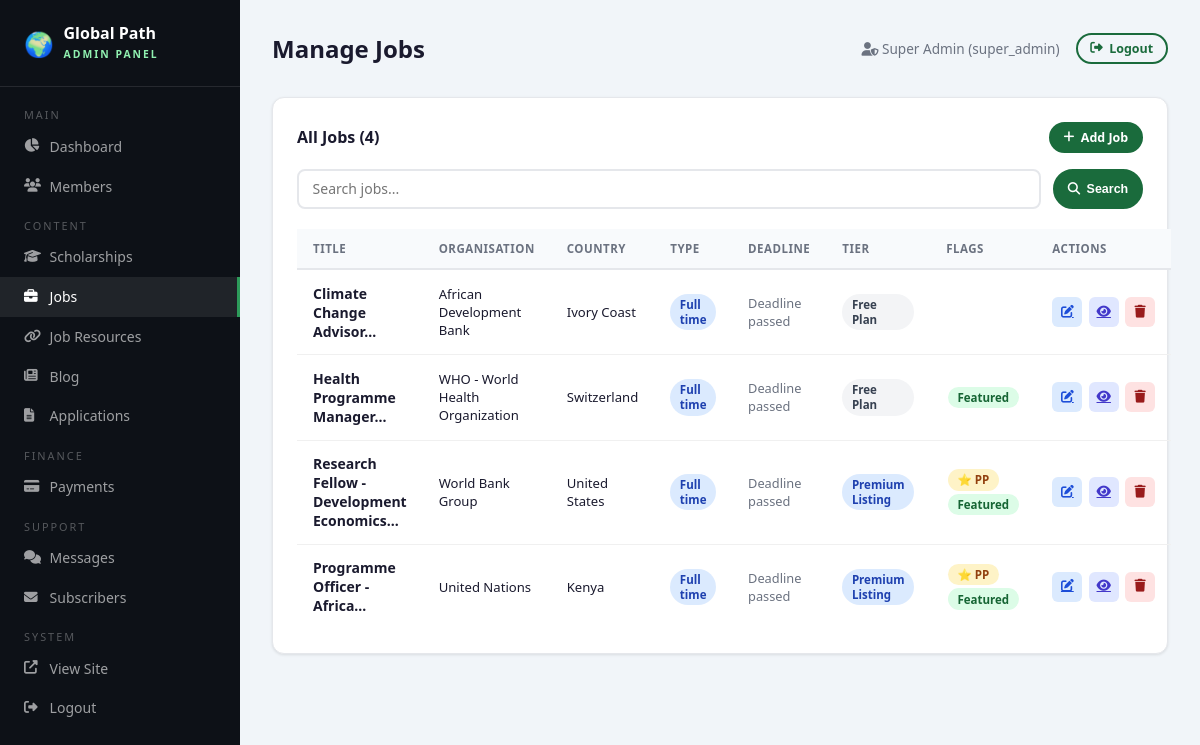
The page /admin/jobs.php (signed in) on the database its author committed.
### tables this page shows
CREATE TABLE jobs (
    id INT AUTO_INCREMENT PRIMARY KEY,
    title VARCHAR(300) NOT NULL,
    organization VARCHAR(200) NOT NULL,
    location VARCHAR(200) NOT NULL,
    country VARCHAR(150) NOT NULL,
    description TEXT NOT NULL,
    requirements TEXT,
    salary_range VARCHAR(100),
    deadline DATE,
    link VARCHAR(500),
    source_org VARCHAR(200),
    job_type ENUM('full_time','part_time','contract','internship','volunteer') DEFAULT 'full_time',
    sector VARCHAR(150),
    is_premium_only TINYINT(1) DEFAULT 0 COMMENT '1 = Premium Plus first access',
    is_featured TINYINT(1) DEFAULT 0,
    is_active TINYINT(1) DEFAULT 1,
    image VARCHAR(255) NULL,
    created_by INT,
    listing_origin VARCHAR(20) NOT NULL DEFAULT 'manual',
    external_source_key VARCHAR(120) NULL,
    external_id VARCHAR(191) NULL,
    published_at DATETIME NULL,
    last_seen_at DATETIME NULL,
    last_synced_at DATETIME NULL,
    live_metadata MEDIUMTEXT NULL,
    created_at DATETIME DEFAULT CURRENT_TIMESTAMP,
    updated_at DATETIME DEFAULT CURRENT_TIMESTAMP ON UPDATE CURRENT_TIMESTAMP,
    FOREIGN KEY (created_by) REFERENCES admins(id) ON DELETE SET NULL
);

### css/includes/config.php (called while the page is built, shortened)
<?php
function sanitize($input) {
    return htmlspecialchars(strip_tags(trim($input)), ENT_QUOTES, 'UTF-8');
}
?>

### includes/content_bootstrap.php (called while the page is built, shortened)
<?php
require_once __DIR__ . '/config.php';
function jobAccessTierLabel($tier) {
    $labels = [
        'free' => 'Free Plan',
        'premium' => 'Premium Listing',
        'premium_plus' => 'Premium Plus Listing',
    ];
    return $labels[$tier] ?? 'Free Plan';
}
function jobAccessTierBadgeClass($tier) {
    $classes = [
        'free' => 'badge-gray',
        'premium' => 'badge-blue',
        'premium_plus' => 'badge-premium',
    ];
    return $classes[$tier] ?? 'badge-gray';
}
function getJobOrderBySql($alias = '') {
    $prefix = $alias !== '' ? rtrim($alias, '.') . '.' : '';
    return "CASE WHEN {$prefix}deadline IS NOT NULL AND {$prefix}deadline < CURDATE() THEN 1 ELSE 0 END ASC, COALESCE({$prefix}published_at, {$prefix}updated_at, {$prefix}created_at) DESC, {$prefix}id DESC";
}
function jobDeadlineMeta(array $job) {
    $deadline = strtotime($job['deadline']);
    $today = strtotime(date('Y-m-d'));
    $daysLeft = (int)floor(($deadline - $today) / 86400);
    if ($daysLeft < 0) {
        return [
            'label' => 'Deadline passed',
            'class' => 'passed',
        ];
    }
    return [
        'label' => date('d M Y', $deadline),
        'class' => 'date',
    ];
}

### admin/jobs.php (the view, shortened to what this page needs)
<?php
require_once '../includes/content_bootstrap.php';
require_once 'header.php';
$db = getDB();
$search=sanitize($_GET['search']??'');
$where=$search?"WHERE title LIKE ? OR organization LIKE ?":'';
$params=$search?["%$search%","%$search%"]:[];
$page=max(1,(int)($_GET['page']??1));$perPage=15;$offset=($page-1)*$perPage;
$total=$db->prepare("SELECT COUNT(*) FROM jobs $where");$total->execute($params);$total=$total->fetchColumn();
$list=$db->prepare("SELECT * FROM jobs $where ORDER BY " . getJobOrderBySql() . " LIMIT $perPage OFFSET $offset");
$list->execute($params);$jobs=$list->fetchAll();
?>
<div class="admin-card">
    <div style="display:flex;justify-content:space-between;align-items:center;margin-bottom:1rem;flex-wrap:wrap;gap:.75rem;">
        <h3 style="font-size:1rem;font-weight:700;">All Jobs (<?= $total ?>)</h3>
        <a href="?add=1" class="btn btn-primary btn-sm"><i class="fas fa-plus"></i> Add Job</a>
    </div>
    <form method="GET" class="search-row">
        <input type="text" name="search" placeholder="Search jobs..." value="<?= htmlspecialchars($search) ?>">
        <button type="submit" class="btn btn-primary btn-sm"><i class="fas fa-search"></i> Search</button>
    </form>
    <table>
        <thead><tr><th>Title</th><th>Organisation</th><th>Country</th><th>Type</th><th>Deadline</th><th>Tier</th><th>Flags</th><th>Actions</th></tr></thead>
        <tbody>
        <?php foreach($jobs as $j): ?>
        <tr>
            <td><strong><?= htmlspecialchars(substr($j['title'],0,45)) ?>...</strong></td>
            <td style="font-size:.82rem"><?= htmlspecialchars($j['organization']) ?></td>
            <td style="font-size:.82rem"><?= htmlspecialchars($j['country']) ?></td>
            <td><span class="badge badge-blue"><?= str_replace('_',' ',ucfirst($j['job_type'])) ?></span></td>
            <?php $deadlineMeta = jobDeadlineMeta($j); $jobTier = $j['access_tier'] ?? (($j['is_premium_only'] ?? 0) ? 'premium' : 'free'); ?>
            <td style="font-size:.8rem;color:#6b7280"><?= htmlspecialchars($deadlineMeta['label']) ?></td>
            <td><span class="badge <?= jobAccessTierBadgeClass($jobTier) ?>"><?= htmlspecialchars(jobAccessTierLabel($jobTier)) ?></span></td>
            <td>
                <?php if($j['is_premium_only']): ?><span class="badge badge-gold" style="margin:.1rem;">⭐ PP</span><?php endif; ?>
                <?php if($j['is_featured']): ?><span class="badge badge-green" style="margin:.1rem;">Featured</span><?php endif; ?>
            </td>
            <td>
                <div style="display:flex;gap:.4rem;">
                    <a href="?edit=<?= $j['id'] ?>" class="btn-icon edit" title="Edit"><i class="fas fa-edit"></i></a>
                    <a href="<?= SITE_URL ?>/job-detail.php?id=<?= $j['id'] ?>" target="_blank" class="btn-icon edit" style="background:#e0e7ff;color:#4338ca" title="View"><i class="fas fa-eye"></i></a>
                    <button onclick="confirmDelete('?delete=<?= $j['id'] ?>','Delete this job?')" class="btn-icon delete"><i class="fas fa-trash"></i></button>
                </div>
            </td>
        </tr>
        <?php endforeach; ?>
        </tbody>
    </table>
</div>
<?php require_once 'footer.php'; ?>

### admin/header.php (style rules this page uses)
* { box-sizing:border-box;margin:0;padding:0 }
body { font-family:'Segoe UI',sans-serif;background:#f1f5f9;color:#1a1a2e; }
.admin-card { background:white;border-radius:12px;padding:1.5rem;box-shadow:0 1px 3px rgba(0,0,0,.1);border:1px solid #e5e7eb;margin-bottom:1.5rem; }
table { width:100%;border-collapse:collapse;font-size:.875rem }
th { background:#f8fafc;padding:.75rem 1rem;text-align:left;font-size:.72rem;font-weight:700;text-transform:uppercase;letter-spacing:.5px;color:#6b7280;border-bottom:2px solid #e5e7eb }
td { padding:.85rem 1rem;border-bottom:1px solid #f0f0f0;vertical-align:middle }
tr:last-child td { border-bottom:none }
.badge { display:inline-flex;align-items:center;gap:.25rem;padding:.2rem .6rem;border-radius:20px;font-size:.72rem;font-weight:600 }
.badge-green { background:#dcfce7;color:#166534 }
.badge-blue { background:#dbeafe;color:#1e40af }
.badge-gold { background:#fef3c7;color:#92400e }
.badge-gray { background:#f3f4f6;color:#374151 }
.btn { display:inline-flex;align-items:center;gap:.4rem;padding:.5rem 1.1rem;border-radius:50px;font-size:.85rem;font-weight:600;text-decoration:none;cursor:pointer;border:2px solid transparent;transition:.2s }
.btn-primary { background:#1a6b3c;color:white;border-color:#1a6b3c }
.btn-sm { padding:.3rem .8rem;font-size:.78rem }
.btn-icon { width:30px;height:30px;border-radius:6px;border:none;cursor:pointer;display:flex;align-items:center;justify-content:center;font-size:.8rem;transition:.2s }
.btn-icon.edit { background:#dbeafe;color:#1d4ed8 }
.btn-icon.delete { background:#fee2e2;color:#991b1b }
input[type=text],input[type=email],input[type=number],input[type=date],input[type=url],textarea,select { width:100%;padding:.65rem .9rem;border:2px solid #e5e7eb;border-radius:8px;font-size:.9rem;outline:none;transition:.2s;font-family:inherit }
.search-row { display:flex;gap:.75rem;margin-bottom:1.25rem;flex-wrap:wrap }
.search-row input,.search-row select { flex:1;min-width:140px;padding:.55rem .85rem;border:2px solid #e5e7eb;border-radius:8px;font-size:.875rem;outline:none }

### rows shown on the page
jobs: title "Climate Change Advisor", organization "African Development Bank", country "Ivory Coast", job_type "Full time", label "Deadline passed", is_premium_only "Free Plan"
jobs: title "Health Programme Manager", organization "WHO - World Health Organization", country "Switzerland", job_type "Full time", label "Deadline passed", is_premium_only "Free Plan", is_featured "Featured"
jobs: title "Research Fellow - Development Economics", organization "World Bank Group", country "United States", job_type "Full time", label "Deadline passed", is_premium_only "Premium Listing", shows "⭐ PP", is_featured "Featured"
jobs: title "Programme Officer - Africa", organization "United Nations", country "Kenya", job_type "Full time", label "Deadline passed", is_premium_only "Premium Listing", shows "⭐ PP", is_featured "Featured"

### other values the page prints
$adminTitle "Manage Jobs"
$_SESSION['admin_name'] "Super Admin"
$_SESSION['admin_role'] "super_admin"
$total "4"
